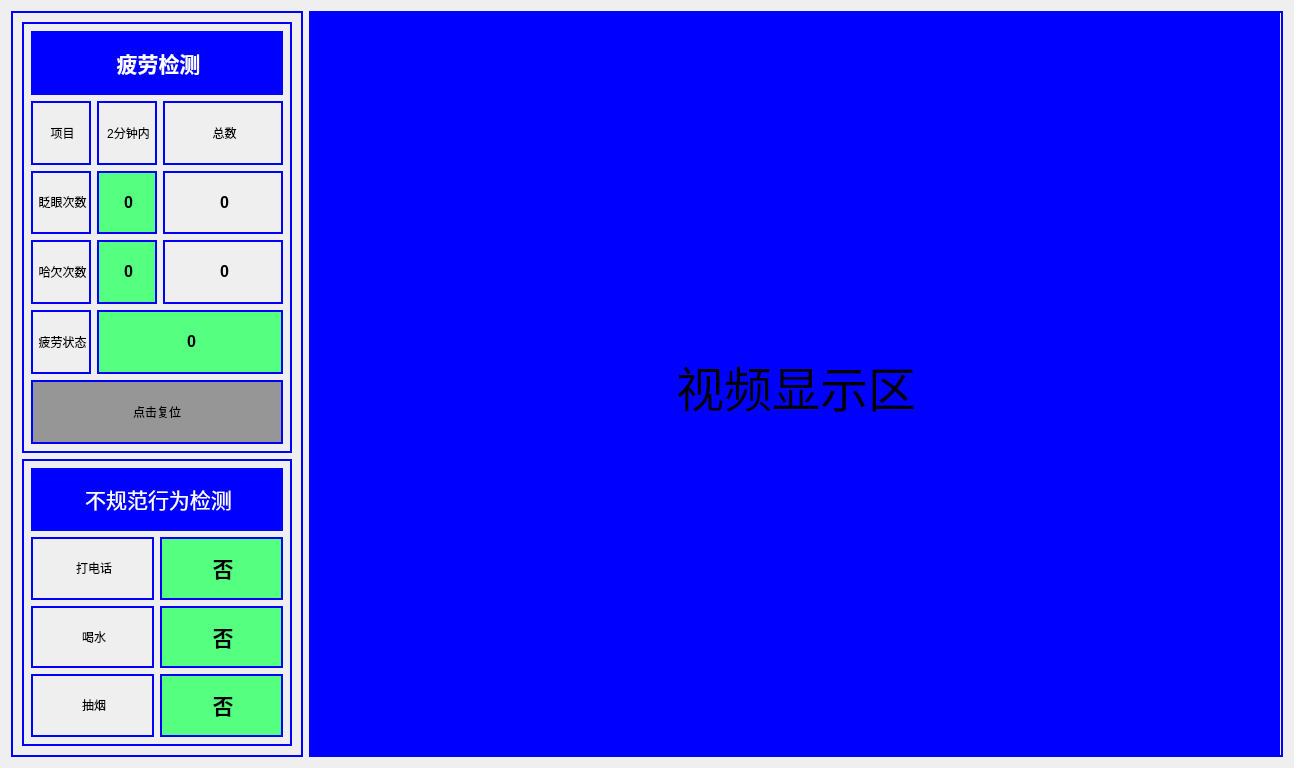
<?xml version="1.0" encoding="UTF-8"?>
<ui version="4.0">
 <class>Form</class>
 <widget class="QWidget" name="Form">
  <property name="geometry">
   <rect>
    <x>0</x>
    <y>0</y>
    <width>1294</width>
    <height>768</height>
   </rect>
  </property>
  <property name="windowTitle">
   <string>Form</string>
  </property>
  <layout class="QHBoxLayout" name="horizontalLayout">
   <item>
    <widget class="QFrame" name="frame">
     <property name="sizePolicy">
      <sizepolicy hsizetype="Preferred" vsizetype="Preferred">
       <horstretch>30</horstretch>
       <verstretch>0</verstretch>
      </sizepolicy>
     </property>
     <property name="styleSheet">
      <string notr="true">border:2px solid rgb(0,0,255)</string>
     </property>
     <property name="frameShape">
      <enum>QFrame::StyledPanel</enum>
     </property>
     <property name="frameShadow">
      <enum>QFrame::Raised</enum>
     </property>
     <layout class="QVBoxLayout" name="verticalLayout">
      <item>
       <widget class="QWidget" name="widget" native="true">
        <property name="sizePolicy">
         <sizepolicy hsizetype="Preferred" vsizetype="Preferred">
          <horstretch>0</horstretch>
          <verstretch>60</verstretch>
         </sizepolicy>
        </property>
        <layout class="QGridLayout" name="gridLayout">
         <item row="4" column="0">
          <widget class="QLabel" name="label_7">
           <property name="sizePolicy">
            <sizepolicy hsizetype="Expanding" vsizetype="Expanding">
             <horstretch>0</horstretch>
             <verstretch>0</verstretch>
            </sizepolicy>
           </property>
           <property name="text">
            <string>&lt;html&gt;&lt;head/&gt;&lt;body&gt;&lt;p align=&quot;center&quot;&gt;疲劳状态&lt;/p&gt;&lt;/body&gt;&lt;/html&gt;</string>
           </property>
          </widget>
         </item>
         <item row="2" column="0">
          <widget class="QLabel" name="label_5">
           <property name="sizePolicy">
            <sizepolicy hsizetype="Expanding" vsizetype="Expanding">
             <horstretch>0</horstretch>
             <verstretch>0</verstretch>
            </sizepolicy>
           </property>
           <property name="text">
            <string>&lt;html&gt;&lt;head/&gt;&lt;body&gt;&lt;p align=&quot;center&quot;&gt;眨眼次数&lt;/p&gt;&lt;/body&gt;&lt;/html&gt;</string>
           </property>
          </widget>
         </item>
         <item row="0" column="0" colspan="4">
          <widget class="QLabel" name="label">
           <property name="sizePolicy">
            <sizepolicy hsizetype="Expanding" vsizetype="Expanding">
             <horstretch>0</horstretch>
             <verstretch>0</verstretch>
            </sizepolicy>
           </property>
           <property name="styleSheet">
            <string notr="true">background-color: rgb(0, 0, 255);</string>
           </property>
           <property name="text">
            <string>&lt;html&gt;&lt;head/&gt;&lt;body&gt;&lt;p align=&quot;center&quot;&gt;&lt;span style=&quot; font-size:16pt; font-weight:600; color:#ffffff;&quot;&gt;疲劳检测&lt;/span&gt;&lt;/p&gt;&lt;/body&gt;&lt;/html&gt;</string>
           </property>
          </widget>
         </item>
         <item row="3" column="0">
          <widget class="QLabel" name="label_6">
           <property name="sizePolicy">
            <sizepolicy hsizetype="Expanding" vsizetype="Expanding">
             <horstretch>0</horstretch>
             <verstretch>0</verstretch>
            </sizepolicy>
           </property>
           <property name="text">
            <string>&lt;html&gt;&lt;head/&gt;&lt;body&gt;&lt;p align=&quot;center&quot;&gt;哈欠次数&lt;/p&gt;&lt;/body&gt;&lt;/html&gt;</string>
           </property>
          </widget>
         </item>
         <item row="2" column="1">
          <widget class="QLabel" name="label_9">
           <property name="styleSheet">
            <string notr="true">background-color:rgb(85, 255, 127)</string>
           </property>
           <property name="text">
            <string>&lt;html&gt;&lt;head/&gt;&lt;body&gt;&lt;p align=&quot;center&quot;&gt;&lt;span style=&quot; font-size:12pt; font-weight:600;&quot;&gt;0&lt;/span&gt;&lt;/p&gt;&lt;/body&gt;&lt;/html&gt;</string>
           </property>
          </widget>
         </item>
         <item row="1" column="2" colspan="2">
          <widget class="QLabel" name="label_4">
           <property name="sizePolicy">
            <sizepolicy hsizetype="Preferred" vsizetype="Preferred">
             <horstretch>33</horstretch>
             <verstretch>0</verstretch>
            </sizepolicy>
           </property>
           <property name="text">
            <string>&lt;html&gt;&lt;head/&gt;&lt;body&gt;&lt;p align=&quot;center&quot;&gt;总数&lt;/p&gt;&lt;/body&gt;&lt;/html&gt;</string>
           </property>
          </widget>
         </item>
         <item row="1" column="0">
          <widget class="QLabel" name="label_2">
           <property name="sizePolicy">
            <sizepolicy hsizetype="Expanding" vsizetype="Expanding">
             <horstretch>33</horstretch>
             <verstretch>0</verstretch>
            </sizepolicy>
           </property>
           <property name="text">
            <string>&lt;html&gt;&lt;head/&gt;&lt;body&gt;&lt;p align=&quot;center&quot;&gt;项目&lt;/p&gt;&lt;/body&gt;&lt;/html&gt;</string>
           </property>
          </widget>
         </item>
         <item row="1" column="1">
          <widget class="QLabel" name="label_3">
           <property name="sizePolicy">
            <sizepolicy hsizetype="Preferred" vsizetype="Preferred">
             <horstretch>33</horstretch>
             <verstretch>0</verstretch>
            </sizepolicy>
           </property>
           <property name="text">
            <string>&lt;html&gt;&lt;head/&gt;&lt;body&gt;&lt;p align=&quot;center&quot;&gt;2分钟内&lt;/p&gt;&lt;/body&gt;&lt;/html&gt;</string>
           </property>
          </widget>
         </item>
         <item row="3" column="1">
          <widget class="QLabel" name="label_11">
           <property name="styleSheet">
            <string notr="true">background-color:rgb(85, 255, 127)</string>
           </property>
           <property name="text">
            <string>&lt;html&gt;&lt;head/&gt;&lt;body&gt;&lt;p align=&quot;center&quot;&gt;&lt;span style=&quot; font-size:12pt; font-weight:600;&quot;&gt;0&lt;/span&gt;&lt;/p&gt;&lt;/body&gt;&lt;/html&gt;</string>
           </property>
          </widget>
         </item>
         <item row="2" column="2" colspan="2">
          <widget class="QLabel" name="label_10">
           <property name="text">
            <string>&lt;html&gt;&lt;head/&gt;&lt;body&gt;&lt;p align=&quot;center&quot;&gt;&lt;span style=&quot; font-size:12pt; font-weight:600;&quot;&gt;0&lt;/span&gt;&lt;/p&gt;&lt;/body&gt;&lt;/html&gt;</string>
           </property>
          </widget>
         </item>
         <item row="3" column="2" colspan="2">
          <widget class="QLabel" name="label_12">
           <property name="text">
            <string>&lt;html&gt;&lt;head/&gt;&lt;body&gt;&lt;p align=&quot;center&quot;&gt;&lt;span style=&quot; font-size:12pt; font-weight:600;&quot;&gt;0&lt;/span&gt;&lt;/p&gt;&lt;/body&gt;&lt;/html&gt;</string>
           </property>
          </widget>
         </item>
         <item row="4" column="1" colspan="3">
          <widget class="QLabel" name="label_13">
           <property name="styleSheet">
            <string notr="true">background-color:rgb(85, 255, 127)</string>
           </property>
           <property name="text">
            <string>&lt;html&gt;&lt;head/&gt;&lt;body&gt;&lt;p align=&quot;center&quot;&gt;&lt;span style=&quot; font-size:12pt; font-weight:600;&quot;&gt;0&lt;/span&gt;&lt;/p&gt;&lt;/body&gt;&lt;/html&gt;</string>
           </property>
          </widget>
         </item>
         <item row="5" column="0" colspan="4">
          <widget class="QPushButton" name="pushButton">
           <property name="sizePolicy">
            <sizepolicy hsizetype="Expanding" vsizetype="Expanding">
             <horstretch>0</horstretch>
             <verstretch>0</verstretch>
            </sizepolicy>
           </property>
           <property name="styleSheet">
            <string notr="true">background-color:rgb(150, 150, 150)</string>
           </property>
           <property name="text">
            <string>点击复位</string>
           </property>
          </widget>
         </item>
        </layout>
       </widget>
      </item>
      <item>
       <widget class="QWidget" name="widget_2" native="true">
        <property name="sizePolicy">
         <sizepolicy hsizetype="Preferred" vsizetype="Preferred">
          <horstretch>0</horstretch>
          <verstretch>40</verstretch>
         </sizepolicy>
        </property>
        <layout class="QGridLayout" name="gridLayout_2">
         <item row="2" column="0">
          <widget class="QLabel" name="label_15">
           <property name="text">
            <string>&lt;html&gt;&lt;head/&gt;&lt;body&gt;&lt;p align=&quot;center&quot;&gt;喝水&lt;/p&gt;&lt;/body&gt;&lt;/html&gt;</string>
           </property>
          </widget>
         </item>
         <item row="1" column="0">
          <widget class="QLabel" name="label_14">
           <property name="text">
            <string>&lt;html&gt;&lt;head/&gt;&lt;body&gt;&lt;p align=&quot;center&quot;&gt;打电话&lt;/p&gt;&lt;/body&gt;&lt;/html&gt;</string>
           </property>
          </widget>
         </item>
         <item row="2" column="1">
          <widget class="QLabel" name="label_17">
           <property name="styleSheet">
            <string notr="true">background-color:rgb(85, 255, 127)</string>
           </property>
           <property name="text">
            <string>&lt;html&gt;&lt;head/&gt;&lt;body&gt;&lt;p align=&quot;center&quot;&gt;&lt;span style=&quot; font-size:16pt; font-weight:600;&quot;&gt;否&lt;/span&gt;&lt;/p&gt;&lt;/body&gt;&lt;/html&gt;</string>
           </property>
          </widget>
         </item>
         <item row="1" column="1">
          <widget class="QLabel" name="label_16">
           <property name="styleSheet">
            <string notr="true">background-color:rgb(85, 255, 127)</string>
           </property>
           <property name="text">
            <string>&lt;html&gt;&lt;head/&gt;&lt;body&gt;&lt;p align=&quot;center&quot;&gt;&lt;span style=&quot; font-size:16pt; font-weight:600;&quot;&gt;否&lt;/span&gt;&lt;/p&gt;&lt;/body&gt;&lt;/html&gt;</string>
           </property>
          </widget>
         </item>
         <item row="0" column="0" colspan="2">
          <widget class="QLabel" name="label_8">
           <property name="styleSheet">
            <string notr="true">background-color: rgb(0, 0, 255);</string>
           </property>
           <property name="text">
            <string>&lt;html&gt;&lt;head/&gt;&lt;body&gt;&lt;p align=&quot;center&quot;&gt;&lt;span style=&quot; font-size:16pt; color:#ffffff;&quot;&gt;不规范行为检测&lt;/span&gt;&lt;/p&gt;&lt;/body&gt;&lt;/html&gt;</string>
           </property>
          </widget>
         </item>
         <item row="3" column="0">
          <widget class="QLabel" name="label_18">
           <property name="text">
            <string>&lt;html&gt;&lt;head/&gt;&lt;body&gt;&lt;p align=&quot;center&quot;&gt;抽烟&lt;/p&gt;&lt;/body&gt;&lt;/html&gt;</string>
           </property>
          </widget>
         </item>
         <item row="3" column="1">
          <widget class="QLabel" name="label_19">
           <property name="styleSheet">
            <string notr="true">background-color:rgb(85, 255, 127)</string>
           </property>
           <property name="text">
            <string>&lt;html&gt;&lt;head/&gt;&lt;body&gt;&lt;p align=&quot;center&quot;&gt;&lt;span style=&quot; font-size:16pt; font-weight:600;&quot;&gt;否&lt;/span&gt;&lt;/p&gt;&lt;/body&gt;&lt;/html&gt;</string>
           </property>
          </widget>
         </item>
        </layout>
       </widget>
      </item>
     </layout>
    </widget>
   </item>
   <item>
    <widget class="QFrame" name="frame_2">
     <property name="sizePolicy">
      <sizepolicy hsizetype="Preferred" vsizetype="Preferred">
       <horstretch>100</horstretch>
       <verstretch>0</verstretch>
      </sizepolicy>
     </property>
     <property name="styleSheet">
      <string notr="true">border:2px solid rgb(0,0,255)</string>
     </property>
     <property name="frameShape">
      <enum>QFrame::StyledPanel</enum>
     </property>
     <property name="frameShadow">
      <enum>QFrame::Raised</enum>
     </property>
     <widget class="QLabel" name="label_20">
      <property name="geometry">
       <rect>
        <x>0</x>
        <y>0</y>
        <width>971</width>
        <height>751</height>
       </rect>
      </property>
      <property name="styleSheet">
       <string notr="true">background-color: rgb(0, 0, 255);</string>
      </property>
      <property name="text">
       <string>&lt;html&gt;&lt;head/&gt;&lt;body&gt;&lt;p align=&quot;center&quot;&gt;&lt;span style=&quot; font-size:36pt;&quot;&gt;视频显示区&lt;/span&gt;&lt;/p&gt;&lt;/body&gt;&lt;/html&gt;</string>
      </property>
     </widget>
    </widget>
   </item>
  </layout>
 </widget>
 <resources/>
 <connections/>
</ui>
